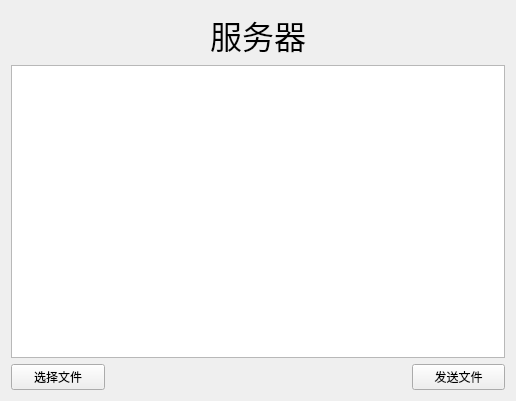
<?xml version="1.0" encoding="UTF-8"?>
<ui version="4.0">
 <class>ServerWidget</class>
 <widget class="QWidget" name="ServerWidget">
  <property name="geometry">
   <rect>
    <x>0</x>
    <y>0</y>
    <width>516</width>
    <height>401</height>
   </rect>
  </property>
  <property name="windowTitle">
   <string>ServerWidget</string>
  </property>
  <layout class="QGridLayout" name="gridLayout">
   <item row="0" column="0" colspan="2">
    <spacer name="horizontalSpacer">
     <property name="orientation">
      <enum>Qt::Horizontal</enum>
     </property>
     <property name="sizeHint" stdset="0">
      <size>
       <width>177</width>
       <height>20</height>
      </size>
     </property>
    </spacer>
   </item>
   <item row="0" column="2">
    <widget class="QLabel" name="label">
     <property name="font">
      <font>
       <family>楷体</family>
       <pointsize>24</pointsize>
      </font>
     </property>
     <property name="text">
      <string>服务器</string>
     </property>
     <property name="alignment">
      <set>Qt::AlignCenter</set>
     </property>
    </widget>
   </item>
   <item row="0" column="3" colspan="2">
    <spacer name="horizontalSpacer_2">
     <property name="orientation">
      <enum>Qt::Horizontal</enum>
     </property>
     <property name="sizeHint" stdset="0">
      <size>
       <width>177</width>
       <height>20</height>
      </size>
     </property>
    </spacer>
   </item>
   <item row="2" column="0">
    <widget class="QPushButton" name="ButtonFile">
     <property name="text">
      <string>选择文件</string>
     </property>
    </widget>
   </item>
   <item row="2" column="1" colspan="3">
    <spacer name="horizontalSpacer_3">
     <property name="orientation">
      <enum>Qt::Horizontal</enum>
     </property>
     <property name="sizeHint" stdset="0">
      <size>
       <width>291</width>
       <height>25</height>
      </size>
     </property>
    </spacer>
   </item>
   <item row="2" column="4">
    <widget class="QPushButton" name="ButtonSend">
     <property name="text">
      <string>发送文件</string>
     </property>
    </widget>
   </item>
   <item row="1" column="0" colspan="5">
    <widget class="QTextEdit" name="textEdit"/>
   </item>
  </layout>
 </widget>
 <layoutdefault spacing="6" margin="11"/>
 <resources/>
 <connections/>
</ui>
